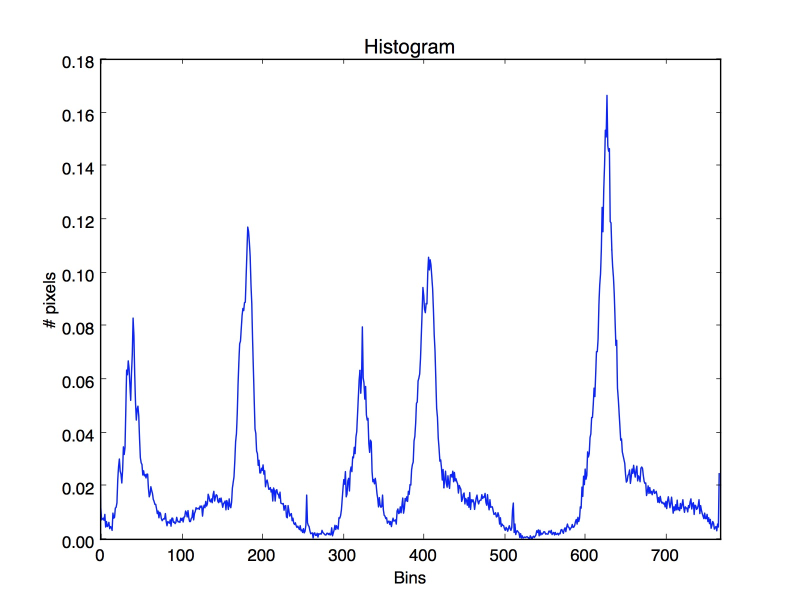
#> input picture 9-image-retrieval/histogram_similarity/histograms/2.jpeg, 1600 x 1200 px, given as the content of the folder images, which was not available (shown at 1/2 size)
$ python similarity.py
#> lines starting #> are read from the running program, lines starting #| are printed output that depends on the picture; pictures that were not available may be replaced by others from this repository, and a replacement may not be noted
# A rather simple approach for image retrieval using image histograms and
# sobel edge detection, the output is saved in a HTML page
import os
import math
import numpy as np
import matplotlib.pylab as plt
from PIL import Image, ImageFilter

IMAGES_DIR = 'images'
HISTOGRAMS_DIR = 'histograms'


def save_histogram(histogram, output_file):
    plt.figure()
    plt.title('Histogram')
    plt.xlabel('Bins')
    plt.ylabel('# pixels')
    plt.xlim([0, len(histogram)])
    plt.plot(histogram)
    output_path = os.path.join(HISTOGRAMS_DIR, output_file)
    plt.savefig(output_path)
    plt.close()

    return output_path


def normalize_histogram(histogram):
    # Normalizes a given histogram making it with vector distance 1
    np_histogram = np.array(histogram, dtype=np.float32)
    normalized_histogram = np_histogram / np.linalg.norm(histogram)

    return normalized_histogram.tolist()


def get_image_histogram(image, image_filename):
    # Get the histogram and normalize it
    # so that the histogram vector length is 1
    # (making it much better for similarity comparison)
    histogram = normalize_histogram(image.histogram())
    histogram_path = save_histogram(
        histogram, os.path.basename(image_filename))

    return histogram, histogram_path


def get_sobel_histogram(image, image_filename):
    # See 8-edge-detection/3.sobel
    grayscale_image = image.convert('L')

    median_filter = ImageFilter.MedianFilter(size=3)
    median_image = grayscale_image.filter(median_filter)

    sobel_x = (-1, 0, 1,
               -2, 0, 2,
               -1, 0, 1)
    sobel_kernel_x = ImageFilter.Kernel((3, 3), sobel_x, scale=1)
    sobel_image_x = median_image.filter(sobel_kernel_x)

    sobel_y = (1, 2, 1,
               0, 0, 0,
               -1, -2, -1)
    sobel_kernel_y = ImageFilter.Kernel((3, 3), sobel_y, scale=1)
    sobel_image_y = median_image.filter(sobel_kernel_y)

    # Generate histograms for X and Y and normalize them
    sobel_histogram_x = normalize_histogram(sobel_image_x.histogram())
    sobel_histogram_y = normalize_histogram(sobel_image_y.histogram())

    # Concatenate into a single histogram
    sobel_histogram = sobel_histogram_x + sobel_histogram_y

    sobel_histogram_path = save_histogram(
        sobel_histogram, 'sobel_' + os.path.basename(image_filename))

    return sobel_histogram, sobel_histogram_path


def load_images():
    # Get all image filenames in the images directory
    image_filenames = os.listdir(IMAGES_DIR)

    images = {}
    for image_filename in image_filenames:
        if image_filename.endswith('jpeg') or image_filename.endswith('jpg'):
            image_filepath = os.path.join(IMAGES_DIR, image_filename)

            # Load the image and get histograms
            image = Image.open(image_filepath)
            histogram, histogram_path = get_image_histogram(
                image, image_filename)
            sobel_histogram, sobel_histogram_path = get_sobel_histogram(
                image, image_filename)

            images[image_filename] = {
                'image_path': image_filepath,
                'histogram': histogram,
                'histogram_path': histogram_path,
                'sobel_histogram': sobel_histogram,
                'sobel_histogram_path': sobel_histogram_path
            }

    return images


def similarity(histogram_a, histogram_b):
    # Eucledean distance
    sum_dist = 0
    for i in range(len(histogram_a)):
        sum_dist += ((histogram_a[i] - histogram_b[i]) *
                     (histogram_a[i] - histogram_b[i]))

    return math.sqrt(sum_dist)


def find_similarities(query_imagename, images):
    query_image = images[query_imagename]

    similarities = []
    for imagename, image in images.items():
        if imagename == query_imagename:
            continue

        # Calculate similarities
        histogram_dist = similarity(
            query_image['histogram'], image['histogram'])
        sobel_histogram_dist = similarity(
            query_image['sobel_histogram'], image['sobel_histogram'])

        similarity_dist = 0.5 * histogram_dist + 0.5 * sobel_histogram_dist

        similarities.append((image, similarity_dist))

    return sorted(similarities, key=lambda x: x[1])


def generate_html_page(query_image, similarities):
    with open('similarities.html', 'w') as similarities_html:
        similarities_html.write(
            '<html><head><title>Similarities</title></head><body>')

        # Show the query image
        similarities_html.write(
            ('Query image:<br><img src="%s" width="400">' +
             '<img src="%s" width="300"><img src="%s" width="300"><hr>')
            % (query_image['image_path'],
               query_image['histogram_path'],
               query_image['sobel_histogram_path']))

        for image, similarity_dist in similarities:
            similarities_html.write(
                ('Similarity: %s<br><img src="%s" width="300">' +
                 '<img src="%s" width="300"><img src="%s" width="300"><hr>')
                % (similarity_dist,
                   image['image_path'],
                   image['histogram_path'],
                   image['sobel_histogram_path']))

        similarities_html.write('</body></html>')


def main():
    images = load_images()
#> in load_images, image is the input picture: PIL image 1600x1200 RGB; mean R, G, B 248.1, 248.4, 251
#> in normalize_histogram, `np_histogram = np.array(histogram, dtype=np.float32)`: np_histogram = 768 values, max 1793037 at index 767, min 7 at index 636, mean 7500
#> in normalize_histogram, `normalized_histogram = np_histogram / np.linalg.norm(histogram)`: normalized_histogram = 768 values, max 0.582 at index 767, min 2.27e-06 at index 636, mean 0.00244
#> in get_image_histogram, `histogram = normalize_histogram(image.histogram())`: histogram has the same summary as normalized_histogram in normalize_histogram
#> in save_histogram, `plt.savefig(output_path)`:
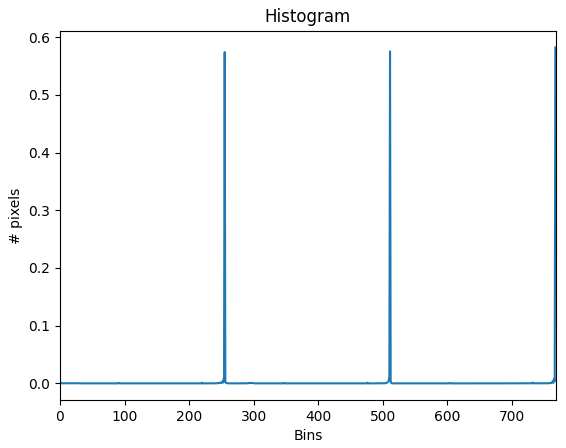
#> figure drawn by matplotlib, 1 panel; curve peaks at x = 767, y = 0.582
#> in load_images, `histogram, histogram_path = get_image_histogram( image, image_filename)`: histogram has the same summary as normalized_histogram in normalize_histogram; histogram_path = 'histograms/2.jpeg'
#> in get_sobel_histogram, `grayscale_image = image.convert('L')`:
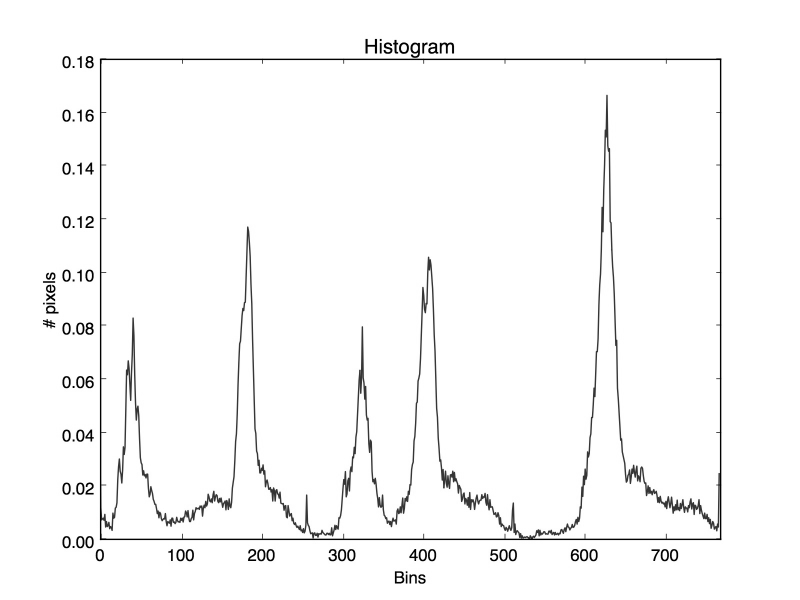
#> grayscale_image: PIL image 1600x1200 L (shown at 1/2 size); min 0, max 255, mean 248.6
#> in get_sobel_histogram, `sobel_image_x = median_image.filter(sobel_kernel_x)`:
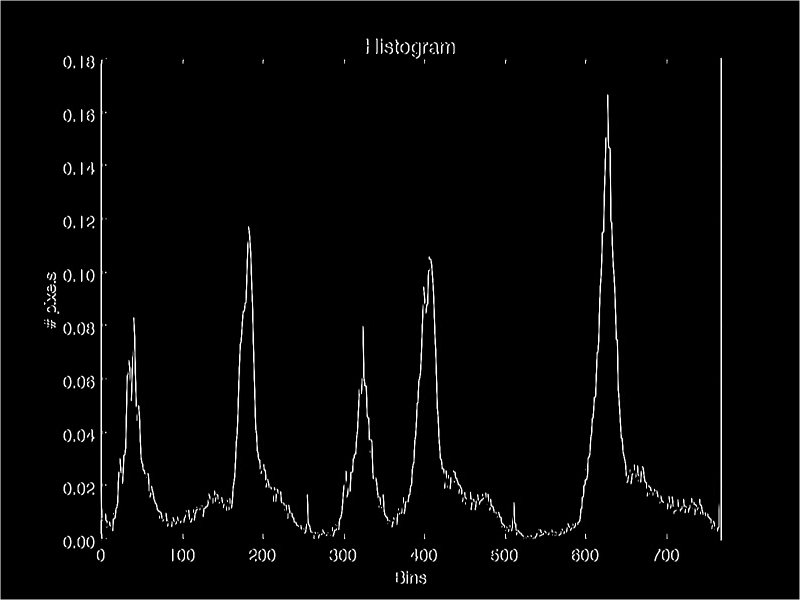
#> sobel_image_x: PIL image 1600x1200 L (shown at 1/2 size); min 0, max 255, mean 5.4
#> in get_sobel_histogram, `sobel_image_y = median_image.filter(sobel_kernel_y)`:
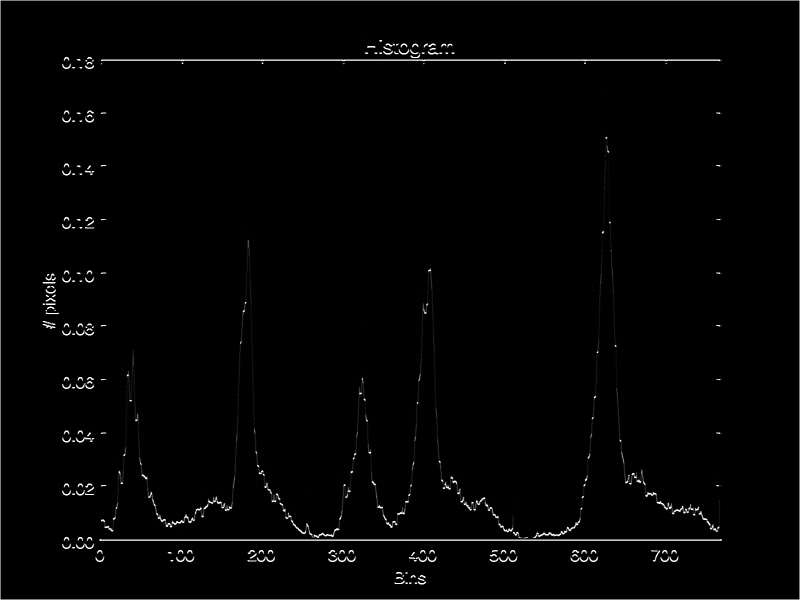
#> sobel_image_y: PIL image 1600x1200 L (shown at 1/2 size); min 0, max 255, mean 3.5
#> in get_sobel_histogram, `sobel_histogram_x = normalize_histogram(sobel_image_x.histogram())`: sobel_histogram_x = 256 values, max 1 at index 0, min 1.37e-05 at index 153, mean 0.00411
#> in get_sobel_histogram, `sobel_histogram_y = normalize_histogram(sobel_image_y.histogram())`: sobel_histogram_y = 256 values, max 1 at index 0, min 7.1e-06 at index 235, mean 0.0041
#> in get_sobel_histogram, `sobel_histogram = sobel_histogram_x + sobel_histogram_y`: sobel_histogram = 512 values, max 1 at index 256, min 7.1e-06 at index 491, mean 0.0041
#> call 2 of save_histogram, with output_file = 'sobel_2.jpeg'
#> in save_histogram (call 2), `plt.savefig(output_path)`:
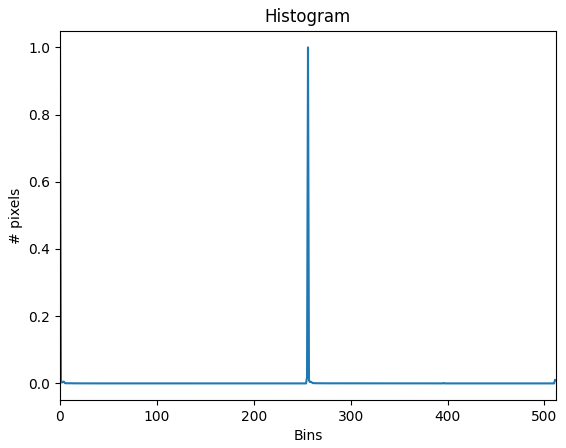
#> figure drawn by matplotlib, 1 panel; curve peaks at x = 256, y = 1
#> in load_images, `sobel_histogram, sobel_histogram_path = get_sobel_histogram( image, im..`: sobel_histogram_path = 'histograms/sobel_2.jpeg'
#> images = 1 item
    query_imagename = '1.jpeg'
    similarities = find_similarities(query_imagename, images)

    generate_html_page(images[query_imagename], similarities)


if __name__ == '__main__':
#> (the run stopped early here; a loop or call above may not have finished)

$ run again, on 9-image-retrieval/histogram_similarity/histograms/sobel_1.jpeg
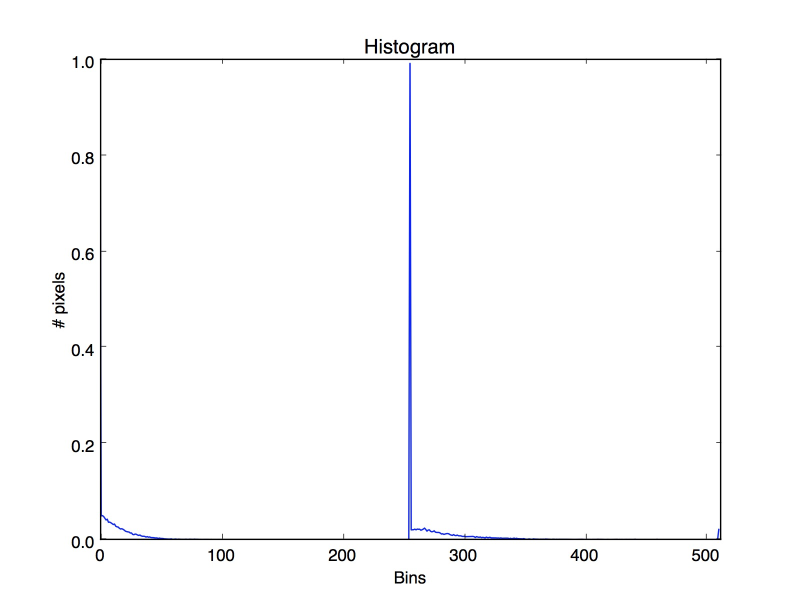
#> input picture 9-image-retrieval/histogram_similarity/histograms/sobel_1.jpeg, 1600 x 1200 px, given as the content of the folder images, which was not available (shown at 1/2 size)
#> in load_images, image is the input picture: PIL image 1600x1200 RGB; mean R, G, B 251.4, 251.5, 252
#> np_histogram = 768 values, max 1855735 at index 767, min 9 at index 284, mean 7500
#> normalized_histogram = 768 values, max 0.578 at index 767, min 2.81e-06 at index 284, mean 0.00234
#> in get_image_histogram, `histogram = normalize_histogram(image.histogram())`: histogram has the same summary as normalized_histogram in normalize_histogram
#> in load_images, `histogram, histogram_path = get_image_histogram( image, image_filename)`: histogram has the same summary as normalized_histogram in normalize_histogram; histogram_path = 'histograms/sobel_1.jpeg'
#> in get_sobel_histogram, `sobel_image_x = median_image.filter(sobel_kernel_x)`:
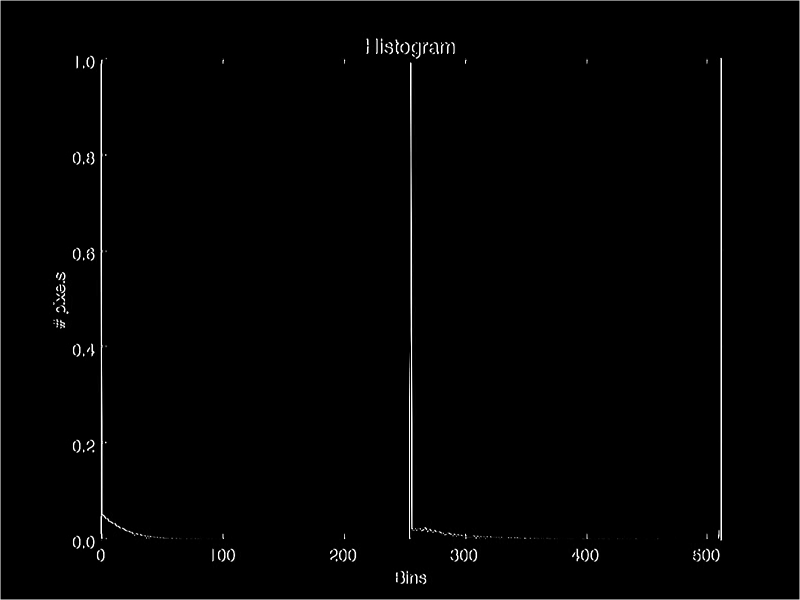
#> sobel_image_x: PIL image 1600x1200 L (shown at 1/2 size); min 0, max 255, mean 2.9
#> in get_sobel_histogram, `sobel_image_y = median_image.filter(sobel_kernel_y)`:
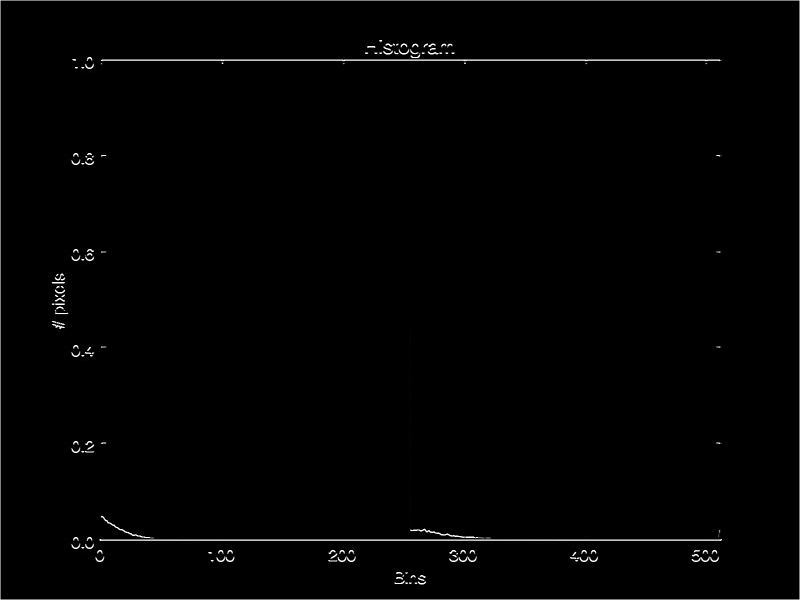
#> sobel_image_y: PIL image 1600x1200 L (shown at 1/2 size); min 0, max 255, mean 2.4
#> sobel_histogram_x = 256 values, max 1 at index 0, min 3.2e-06 at index 170, mean 0.004
#> sobel_histogram_y = 256 values, max 1 at index 0, min 1.59e-06 at index 213, mean 0.00398
#> in get_sobel_histogram, `sobel_histogram = sobel_histogram_x + sobel_histogram_y`: sobel_histogram = 512 values, max 1 at index 256, min 1.59e-06 at index 469, mean 0.00399
#> in load_images, `sobel_histogram, sobel_histogram_path = get_sobel_histogram( image, im..`: sobel_histogram_path = 'histograms/sobel_sobel_1.jpeg'
#> images = 1 item
